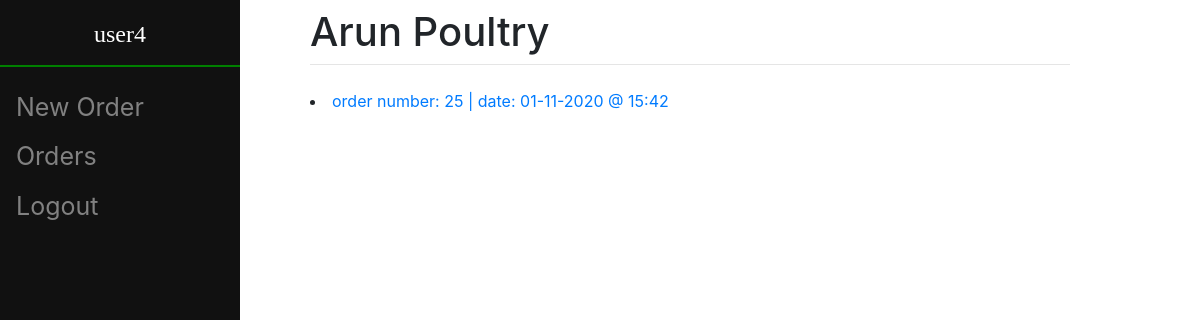
Page /view/ (signed in) on the earlier database version.
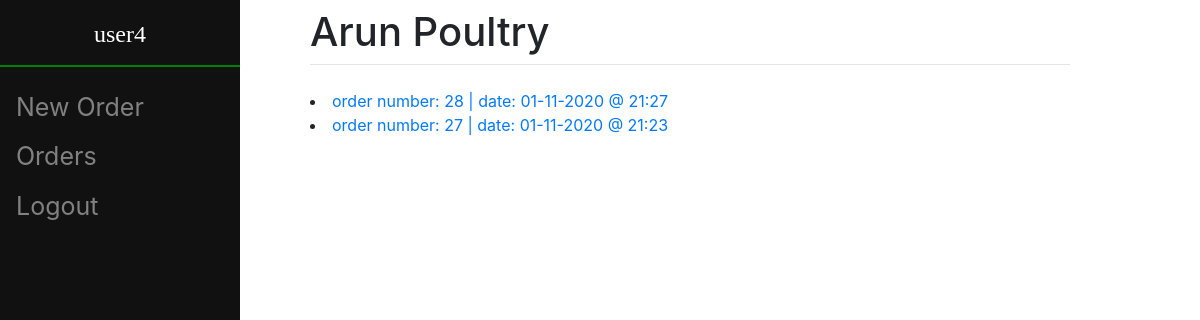
Same page on the later database version.
### orders/models.py (models this page shows, shortened)
class Order(models.Model):
	user = models.ForeignKey(User, on_delete = models.CASCADE, related_name = "user_order", null = False)
	items = models.ManyToManyField(Item, through = "Order_Item", related_name = "ord_item")
	created_at = models.DateTimeField(auto_now_add=True)
	updated_at = models.DateTimeField(auto_now=True)

### orders/views.py (the view)
# urls.py: path("view/", views.OrderListView.as_view(), name = "view"),
class OrderListView(LRM, View):
    model = Order
    template_name = "orders/order_list.html"
    def get(self, response):
        user_type = get_object_or_404(User_Type, user = response.user)
        priv = user_type.privilege
        if priv == True:
            orders = Order.objects.all().order_by('-updated_at')
        else:
            orders = Order.objects.filter(user = response.user).order_by('-updated_at')
        for ord in orders:
            ord.updated = ord.updated_at.strftime("%d-%m-%Y @ %H:%M")
        ctx = {'privilege' : priv, 'order_list' : orders}
        return render(response, self.template_name, ctx)

### orders/templates/orders/order_list.html (shortened to what this page needs)
{% extends 'orders/base.html' %}
{% block content %}
    {% if order_list %}
    	{% for ord in order_list %}
    		<li>
    			<a href = "{% url 'orders:order_detail'  ord.id %}">order number: {{ ord.id }} | date: {{ ord.updated }}
    			</a>
    		</li>
		{% endfor %}
	{% else %}
			<p>There are no orders to view</p>
    {% endif %}
{% endblock %}

### orders/templates/orders/base.html (shortened to what this page needs)
<!doctype html>
<html>
<head>
	<link rel="stylesheet" href="https://stackpath.bootstrapcdn.com/bootstrap/4.3.1/css/bootstrap.min.css">
</head>
<body>
	<div class="sidenav">
		{% block side %}
			{% if user.is_authenticated %}
				<h4>{{ user.username }}</h4>
				<hr>
				{% if privilege %}
					<a href = "/register">Users</a>
					<a href = "/item/view/">Items</a>
				{% else %}
					<a href="/create">New Order</a>
				{% endif %}
				<a href="/view">Orders</a>
				<a href = "/logout">Logout</a>
			{% else %}
				<a href="/">Home</a>
				<a href="/login">Login</a>
			{% endif %}
		{% endblock %}
	</div>
	<div id="content" name="content" class="main">
				<h1 class="mt-2">Arun Poultry</h1>
				<hr class="mt-0 mb-4">
				{% block content %}
				{% endblock %}
	</div>
</body>
</html>

### orders/templates/orders/base.html (style rules this page uses)
.sidenav { height:100%; width: 20%; position: fixed; z-index:1; top:0; left:0; background-color:#111; overflow-x:hidden; padding-top:20px; }
.sidenav h4 { font-family: 'Times New Roman', Times, serif; color: #FFFFFF; text-align: center; }
.sidenav hr { border: 1px solid green; }
.sidenav a { padding:6px 8px 6px 16px; text-decoration: none; font-size:25px; color: #818181; display:block; }
.main { margin-left: 25%; padding: 0px 10px; margin-right: 10%; }

Differences in the rows shown:
removed Order: id "25", updated "01-11-2020 @ 15:42"
added Order: id "28", updated "01-11-2020 @ 21:27"
added Order: id "27", updated "01-11-2020 @ 21:23"
